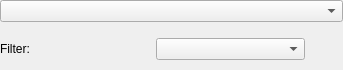
<?xml version="1.0" encoding="UTF-8"?>
<ui version="4.0">
 <class>filterwheelcontrollerwidget</class>
 <widget class="QWidget" name="filterwheelcontrollerwidget">
  <property name="geometry">
   <rect>
    <x>0</x>
    <y>0</y>
    <width>343</width>
    <height>70</height>
   </rect>
  </property>
  <property name="minimumSize">
   <size>
    <width>0</width>
    <height>70</height>
   </size>
  </property>
  <property name="maximumSize">
   <size>
    <width>16777215</width>
    <height>70</height>
   </size>
  </property>
  <property name="windowTitle">
   <string>Form</string>
  </property>
  <layout class="QVBoxLayout" name="verticalLayout">
   <property name="leftMargin">
    <number>0</number>
   </property>
   <property name="topMargin">
    <number>0</number>
   </property>
   <property name="rightMargin">
    <number>0</number>
   </property>
   <property name="bottomMargin">
    <number>0</number>
   </property>
   <item>
    <widget class="QComboBox" name="filterwheelSelectionBox"/>
   </item>
   <item>
    <widget class="QWidget" name="filterwheelInfo" native="true">
     <layout class="QGridLayout" name="gridLayout">
      <property name="leftMargin">
       <number>0</number>
      </property>
      <property name="topMargin">
       <number>0</number>
      </property>
      <property name="rightMargin">
       <number>0</number>
      </property>
      <property name="bottomMargin">
       <number>0</number>
      </property>
      <item row="0" column="0">
       <widget class="QLabel" name="filterLabel">
        <property name="text">
         <string>Filter:</string>
        </property>
       </widget>
      </item>
      <item row="0" column="1">
       <widget class="QComboBox" name="filterBox"/>
      </item>
      <item row="0" column="2">
       <widget class="QLabel" name="stateLabel">
        <property name="minimumSize">
         <size>
          <width>32</width>
          <height>32</height>
         </size>
        </property>
        <property name="maximumSize">
         <size>
          <width>32</width>
          <height>32</height>
         </size>
        </property>
        <property name="text">
         <string/>
        </property>
       </widget>
      </item>
     </layout>
    </widget>
   </item>
  </layout>
 </widget>
 <resources/>
 <connections>
  <connection>
   <sender>filterBox</sender>
   <signal>currentIndexChanged(int)</signal>
   <receiver>filterwheelcontrollerwidget</receiver>
   <slot>setFilter(int)</slot>
   <hints>
    <hint type="sourcelabel">
     <x>197</x>
     <y>58</y>
    </hint>
    <hint type="destinationlabel">
     <x>201</x>
     <y>72</y>
    </hint>
   </hints>
  </connection>
  <connection>
   <sender>filterwheelSelectionBox</sender>
   <signal>currentIndexChanged(int)</signal>
   <receiver>filterwheelcontrollerwidget</receiver>
   <slot>filterwheelChanged(int)</slot>
   <hints>
    <hint type="sourcelabel">
     <x>307</x>
     <y>10</y>
    </hint>
    <hint type="destinationlabel">
     <x>341</x>
     <y>27</y>
    </hint>
   </hints>
  </connection>
 </connections>
 <slots>
  <slot>setFilter(int)</slot>
  <slot>filterwheelChanged(int)</slot>
 </slots>
</ui>
